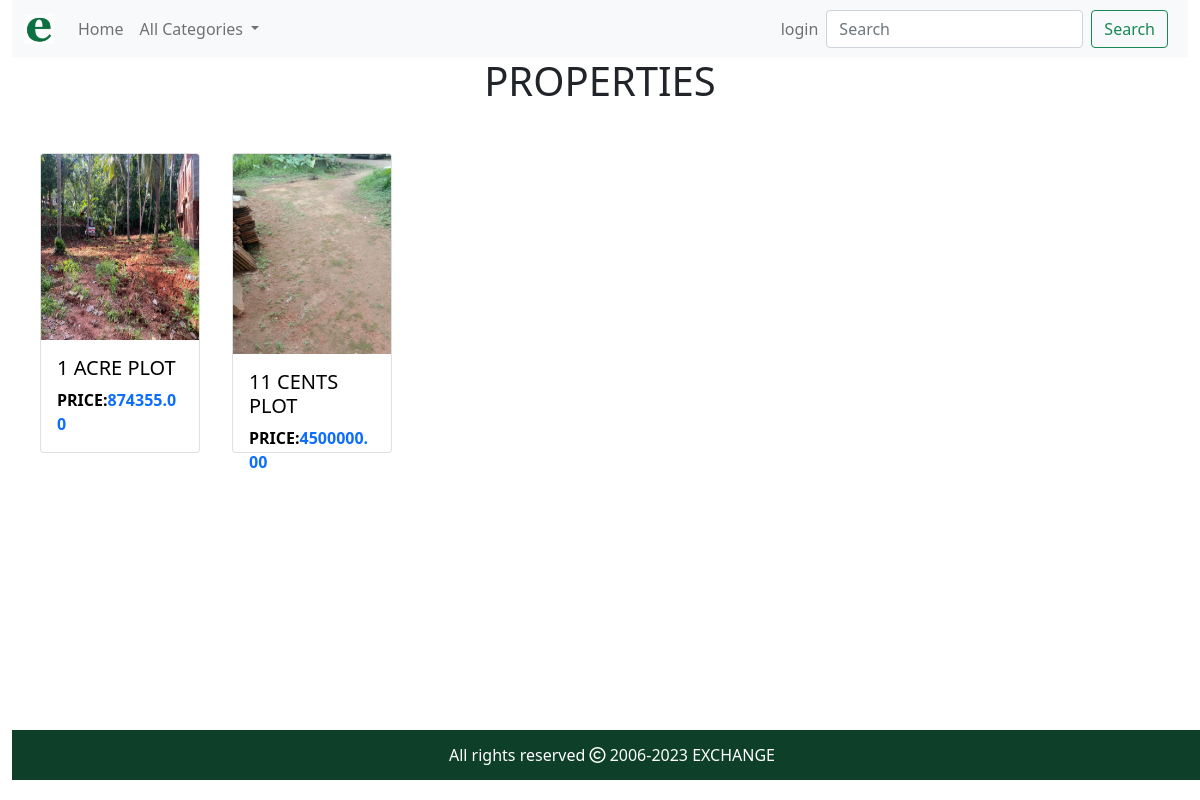
Screenshot of /allproducts/properties with the database file from the repository.
### shop/models.py (models this page shows, shortened)
class Category(models.Model):
    name=models.CharField(max_length=250,unique=True)
    slug = models.SlugField(max_length=250, unique=True)
    description = models.TextField(blank=True)

class Products(models.Model):
    user = models.ForeignKey(User, on_delete=models.CASCADE)
    category = models.ForeignKey(Category, on_delete=models.CASCADE)
    name = models.CharField(max_length=200,)
    description = models.TextField(blank=True)
    price = models.DecimalField(max_digits=10, decimal_places=2)
    address = models.TextField()
    phone = models.CharField(max_length=20)
    image1 = models.ImageField(upload_to='product_image', null=True)
    image2 = models.ImageField(upload_to='product_image', null=True)
    image3 = models.ImageField(upload_to='product_image', null=True)
    created = models.DateTimeField(auto_now_add=True)
    updated = models.DateTimeField(auto_now=True)

### shop/views.py (the view)
# urls.py: path('allproducts/<slug:s>',views.category_based_products,name='category_products'),
def category_based_products(request,s):
    c=Category.objects.get(slug=s)
    p=Products.objects.filter(category__slug=s)
    return render(request, 'category_products.html', {'p':p,'c':c})

### cart/context_processors.py (called while the page is built, shortened)
def like_counter(request):
    like_count = 0
    return {'like_count': like_count}

### chats/context_processors.py (called while the page is built, shortened)
def conv_noti(request):
    n=False
    return {'n':n}

### shop/context_processors.py (called while the page is built)
def menu_links(request):
    links=Category.objects.all()
    return {'links':links}

### templates/category_products.html (shortened to what this page needs)
{% extends 'base.html' %}
{% load static %}
{% block content %}
<div class="container-fluid">
    <div>
    <h1 class="text-center">{{c.name | upper}}</h1>
    </div><br>
    <div class="container-fluid" style="margin-bottom:100px;">
    <div class="row "><br><br>
        {%for i in p %}
         <div class=" col-md-2 p-3" style="">
            <a href="{% url 'shop:item_details' i.id %}" style="text-decoration:none;color:black">
            <div class="card" style="height:300px;">
                {% if i.image1 %}
                <img src="{{i.image1.url}}" class="card-img-top"  alt="..." height="200px">
                {% else %}
                <img src="" class="card-img-top"  alt="..." height="200px">
                {% endif %}
                <div class="card-body" style="position:relative">
                 <h5 class="card-title" style="text-transform:uppercase;">{{i.name| truncatechars:20}}</h5>
                 <strong><p class="card-text">PRICE:<span class="text-primary">{{i.price}}</span></p></strong>
                </div>
            </div></a>
        </div>
        {% endfor %}
    </div></div>
</div>
{% endblock %}

### static/css/custom1.css (style rules this page uses)
body { min-height:90vh; position:relative; }

### rows the page displays
Category: name "PROPERTIES"
Products: image1 (picture), name "1 ACRE PLOT", price "874355.00"
Products: image1 (picture), name "11 CENTS PLOT", price "4500000.00"
